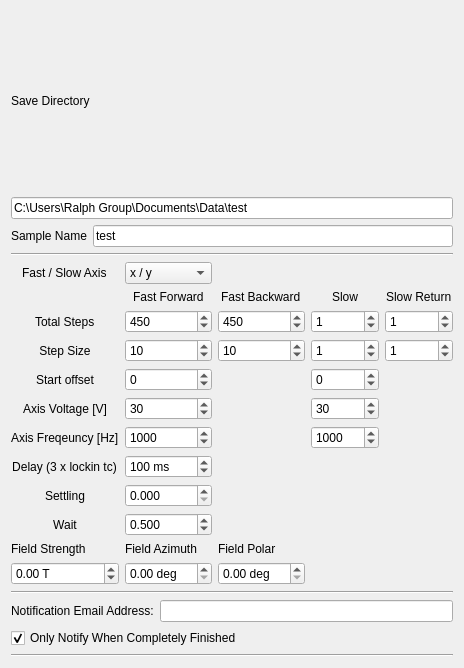
<?xml version="1.0" encoding="UTF-8"?>
<ui version="4.0">
 <class>Form</class>
 <widget class="QWidget" name="Form">
  <property name="geometry">
   <rect>
    <x>0</x>
    <y>0</y>
    <width>464</width>
    <height>668</height>
   </rect>
  </property>
  <property name="windowTitle">
   <string>Form</string>
  </property>
  <layout class="QVBoxLayout" name="verticalLayout">
   <item>
    <layout class="QGridLayout" name="save_params">
     <item row="2" column="0">
      <widget class="QLabel" name="label_12">
       <property name="enabled">
        <bool>true</bool>
       </property>
       <property name="text">
        <string>Sample Name</string>
       </property>
      </widget>
     </item>
     <item row="2" column="1">
      <widget class="QLineEdit" name="sample_name">
       <property name="text">
        <string>test</string>
       </property>
       <property name="placeholderText">
        <string>test</string>
       </property>
      </widget>
     </item>
     <item row="0" column="0" colspan="2">
      <widget class="QLabel" name="label_8">
       <property name="text">
        <string>Save Directory</string>
       </property>
      </widget>
     </item>
     <item row="1" column="0" colspan="2">
      <widget class="QLineEdit" name="save_dir">
       <property name="text">
        <string>C:\Users\Ralph Group\Documents\Data\test</string>
       </property>
       <property name="placeholderText">
        <string>C:\Users\</string>
       </property>
      </widget>
     </item>
    </layout>
   </item>
   <item>
    <widget class="Line" name="line_3">
     <property name="orientation">
      <enum>Qt::Horizontal</enum>
     </property>
    </widget>
   </item>
   <item>
    <layout class="QGridLayout" name="initial_params">
     <item row="9" column="3">
      <widget class="QDoubleSpinBox" name="slow_start">
       <property name="suffix">
        <string/>
       </property>
       <property name="decimals">
        <number>0</number>
       </property>
       <property name="minimum">
        <double>-10000.000000000000000</double>
       </property>
       <property name="maximum">
        <double>10000.000000000000000</double>
       </property>
       <property name="singleStep">
        <double>1.000000000000000</double>
       </property>
      </widget>
     </item>
     <item row="13" column="1">
      <widget class="QDoubleSpinBox" name="settling">
       <property name="decimals">
        <number>3</number>
       </property>
       <property name="value">
        <double>0.000000000000000</double>
       </property>
      </widget>
     </item>
     <item row="9" column="1">
      <widget class="QDoubleSpinBox" name="fast_start">
       <property name="suffix">
        <string/>
       </property>
       <property name="decimals">
        <number>0</number>
       </property>
       <property name="minimum">
        <double>-10000.000000000000000</double>
       </property>
       <property name="maximum">
        <double>10000.000000000000000</double>
       </property>
       <property name="singleStep">
        <double>1.000000000000000</double>
       </property>
      </widget>
     </item>
     <item row="4" column="0" alignment="Qt::AlignHCenter">
      <widget class="QLabel" name="label_7">
       <property name="text">
        <string>Fast / Slow Axis</string>
       </property>
      </widget>
     </item>
     <item row="7" column="1">
      <widget class="QDoubleSpinBox" name="forw_total">
       <property name="decimals">
        <number>0</number>
       </property>
       <property name="maximum">
        <double>100001.000000000000000</double>
       </property>
       <property name="value">
        <double>450.000000000000000</double>
       </property>
      </widget>
     </item>
     <item row="9" column="0">
      <widget class="QLabel" name="label_3">
       <property name="text">
        <string>Start offset</string>
       </property>
       <property name="alignment">
        <set>Qt::AlignCenter</set>
       </property>
      </widget>
     </item>
     <item row="4" column="1">
      <widget class="QComboBox" name="fast_slow">
       <item>
        <property name="text">
         <string>x / y</string>
        </property>
       </item>
       <item>
        <property name="text">
         <string>y / x</string>
        </property>
       </item>
      </widget>
     </item>
     <item row="10" column="1">
      <widget class="QDoubleSpinBox" name="fast_voltage">
       <property name="decimals">
        <number>0</number>
       </property>
       <property name="value">
        <double>30.000000000000000</double>
       </property>
      </widget>
     </item>
     <item row="11" column="1">
      <widget class="QDoubleSpinBox" name="fast_frequency">
       <property name="decimals">
        <number>0</number>
       </property>
       <property name="maximum">
        <double>10000.000000000000000</double>
       </property>
       <property name="value">
        <double>1000.000000000000000</double>
       </property>
      </widget>
     </item>
     <item row="11" column="0" alignment="Qt::AlignHCenter">
      <widget class="QLabel" name="label_6">
       <property name="text">
        <string>Axis Freqeuncy [Hz]</string>
       </property>
      </widget>
     </item>
     <item row="11" column="3">
      <widget class="QDoubleSpinBox" name="slow_frequency">
       <property name="decimals">
        <number>0</number>
       </property>
       <property name="maximum">
        <double>10000.000000000000000</double>
       </property>
       <property name="value">
        <double>1000.000000000000000</double>
       </property>
      </widget>
     </item>
     <item row="12" column="0" alignment="Qt::AlignHCenter">
      <widget class="QLabel" name="label_15">
       <property name="text">
        <string>Delay (3 x lockin tc)</string>
       </property>
       <property name="alignment">
        <set>Qt::AlignCenter</set>
       </property>
      </widget>
     </item>
     <item row="10" column="3">
      <widget class="QDoubleSpinBox" name="slow_voltage">
       <property name="decimals">
        <number>0</number>
       </property>
       <property name="value">
        <double>30.000000000000000</double>
       </property>
      </widget>
     </item>
     <item row="10" column="0" alignment="Qt::AlignHCenter">
      <widget class="QLabel" name="label_5">
       <property name="text">
        <string>Axis Voltage [V]</string>
       </property>
      </widget>
     </item>
     <item row="6" column="1" alignment="Qt::AlignHCenter">
      <widget class="QLabel" name="label_9">
       <property name="text">
        <string>Fast Forward</string>
       </property>
      </widget>
     </item>
     <item row="7" column="3">
      <widget class="QDoubleSpinBox" name="slow_total">
       <property name="decimals">
        <number>0</number>
       </property>
       <property name="maximum">
        <double>100000.000000000000000</double>
       </property>
       <property name="value">
        <double>1.000000000000000</double>
       </property>
      </widget>
     </item>
     <item row="8" column="1">
      <widget class="QDoubleSpinBox" name="forw_step">
       <property name="suffix">
        <string/>
       </property>
       <property name="decimals">
        <number>0</number>
       </property>
       <property name="maximum">
        <double>10000.000000000000000</double>
       </property>
       <property name="singleStep">
        <double>1.000000000000000</double>
       </property>
       <property name="value">
        <double>10.000000000000000</double>
       </property>
      </widget>
     </item>
     <item row="12" column="1">
      <widget class="QDoubleSpinBox" name="delay">
       <property name="suffix">
        <string> ms</string>
       </property>
       <property name="decimals">
        <number>0</number>
       </property>
       <property name="maximum">
        <double>100000.000000000000000</double>
       </property>
       <property name="value">
        <double>100.000000000000000</double>
       </property>
      </widget>
     </item>
     <item row="8" column="2">
      <widget class="QDoubleSpinBox" name="back_step">
       <property name="decimals">
        <number>0</number>
       </property>
       <property name="maximum">
        <double>10000.000000000000000</double>
       </property>
       <property name="value">
        <double>10.000000000000000</double>
       </property>
      </widget>
     </item>
     <item row="6" column="3" alignment="Qt::AlignHCenter">
      <widget class="QLabel" name="label_17">
       <property name="text">
        <string>Slow</string>
       </property>
      </widget>
     </item>
     <item row="7" column="2">
      <widget class="QDoubleSpinBox" name="back_total">
       <property name="decimals">
        <number>0</number>
       </property>
       <property name="maximum">
        <double>100000.000000000000000</double>
       </property>
       <property name="value">
        <double>450.000000000000000</double>
       </property>
      </widget>
     </item>
     <item row="7" column="0" alignment="Qt::AlignHCenter">
      <widget class="QLabel" name="label">
       <property name="text">
        <string>Total Steps</string>
       </property>
      </widget>
     </item>
     <item row="6" column="2" alignment="Qt::AlignHCenter">
      <widget class="QLabel" name="label_16">
       <property name="text">
        <string>Fast Backward</string>
       </property>
      </widget>
     </item>
     <item row="8" column="3">
      <widget class="QDoubleSpinBox" name="slow_step">
       <property name="suffix">
        <string/>
       </property>
       <property name="decimals">
        <number>0</number>
       </property>
       <property name="maximum">
        <double>10000.000000000000000</double>
       </property>
       <property name="singleStep">
        <double>1.000000000000000</double>
       </property>
       <property name="value">
        <double>1.000000000000000</double>
       </property>
      </widget>
     </item>
     <item row="6" column="4" alignment="Qt::AlignHCenter">
      <widget class="QLabel" name="label_2">
       <property name="text">
        <string>Slow Return</string>
       </property>
      </widget>
     </item>
     <item row="8" column="0">
      <widget class="QLabel" name="label_4">
       <property name="text">
        <string>Step Size</string>
       </property>
       <property name="alignment">
        <set>Qt::AlignCenter</set>
       </property>
      </widget>
     </item>
     <item row="7" column="4">
      <widget class="QDoubleSpinBox" name="slow_return_total">
       <property name="decimals">
        <number>0</number>
       </property>
       <property name="maximum">
        <double>100000.000000000000000</double>
       </property>
       <property name="value">
        <double>1.000000000000000</double>
       </property>
      </widget>
     </item>
     <item row="14" column="0">
      <widget class="QLabel" name="label_11">
       <property name="text">
        <string>Wait</string>
       </property>
       <property name="alignment">
        <set>Qt::AlignCenter</set>
       </property>
      </widget>
     </item>
     <item row="14" column="1">
      <widget class="QDoubleSpinBox" name="wait">
       <property name="decimals">
        <number>3</number>
       </property>
       <property name="value">
        <double>0.500000000000000</double>
       </property>
      </widget>
     </item>
     <item row="13" column="0">
      <widget class="QLabel" name="label_10">
       <property name="text">
        <string>Settling</string>
       </property>
       <property name="alignment">
        <set>Qt::AlignCenter</set>
       </property>
      </widget>
     </item>
     <item row="8" column="4">
      <widget class="QDoubleSpinBox" name="slow_return_step">
       <property name="decimals">
        <number>0</number>
       </property>
       <property name="value">
        <double>1.000000000000000</double>
       </property>
      </widget>
     </item>
     <item row="15" column="2">
      <widget class="QLabel" name="label_13">
       <property name="text">
        <string>Field Polar</string>
       </property>
      </widget>
     </item>
     <item row="15" column="1">
      <widget class="QLabel" name="label_14">
       <property name="text">
        <string>Field Azimuth</string>
       </property>
      </widget>
     </item>
     <item row="15" column="0">
      <widget class="QLabel" name="label_19">
       <property name="text">
        <string>Field Strength</string>
       </property>
      </widget>
     </item>
     <item row="16" column="1">
      <widget class="QDoubleSpinBox" name="field_azimuth">
       <property name="suffix">
        <string> deg</string>
       </property>
       <property name="maximum">
        <double>360.000000000000000</double>
       </property>
       <property name="singleStep">
        <double>0.010000000000000</double>
       </property>
      </widget>
     </item>
     <item row="16" column="0">
      <widget class="QDoubleSpinBox" name="field_strength">
       <property name="suffix">
        <string> T</string>
       </property>
       <property name="minimum">
        <double>-2.000000000000000</double>
       </property>
       <property name="maximum">
        <double>2.000000000000000</double>
       </property>
       <property name="singleStep">
        <double>0.001000000000000</double>
       </property>
      </widget>
     </item>
     <item row="16" column="2">
      <widget class="QDoubleSpinBox" name="field_polar">
       <property name="suffix">
        <string> deg</string>
       </property>
       <property name="maximum">
        <double>180.000000000000000</double>
       </property>
       <property name="singleStep">
        <double>0.010000000000000</double>
       </property>
       <property name="value">
        <double>0.000000000000000</double>
       </property>
      </widget>
     </item>
    </layout>
   </item>
   <item>
    <widget class="Line" name="line_4">
     <property name="orientation">
      <enum>Qt::Horizontal</enum>
     </property>
    </widget>
   </item>
   <item>
    <layout class="QHBoxLayout" name="horizontalLayout">
     <item>
      <widget class="QLabel" name="label_18">
       <property name="text">
        <string>Notification Email Address:</string>
       </property>
      </widget>
     </item>
     <item>
      <widget class="QLineEdit" name="notify_email"/>
     </item>
    </layout>
   </item>
   <item>
    <widget class="QCheckBox" name="notify_at_end">
     <property name="text">
      <string>Only Notify When Completely Finished</string>
     </property>
     <property name="checked">
      <bool>true</bool>
     </property>
    </widget>
   </item>
   <item>
    <widget class="Line" name="line_8">
     <property name="orientation">
      <enum>Qt::Horizontal</enum>
     </property>
    </widget>
   </item>
  </layout>
 </widget>
 <resources/>
 <connections/>
</ui>
